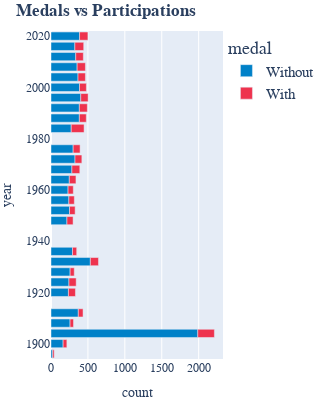

Write notebook code for a chart like this one.
### Code cell
fig = px.bar(df, x="count", y="year", color="medal", title="<b>Medals vs Participations", width=300, height=400, orientation='h',
             color_discrete_map={'With': '#EE334E', 'Without': '#0081C8'})


fig.update_layout(font_family= 'Cabin',autosize = False, 
                      legend=dict(yanchor="top", xanchor="left", font=dict(size=15)),
                      margin=dict(l=1, r=2, b=20, t=31, pad=0))


fig.show()

### Figure 1 — Plotly figure (JSON) as saved in the notebook; plotly's stock layout.template omitted (floating-point values rounded to 4 significant figures)
{"data": [{"alignmentgroup": "True", "hovertemplate": "medal=Without<br>count=%{x}<br>year=%{y}<extra></extra>", "legendgroup": "Without", "marker": {"color": "#0081C8", "pattern": {"shape": ""}}, "name": "Without", "offsetgroup": "Without", "orientation": "h", "showlegend": true, "textposition": "auto", "type": "bar", "x": [23, 164, 1988, 258, 370, 236, 243, 259, 533, 291, 216, 251, 242, 231, 248, 283, 325, 300, 274, 384, 384, 403, 386, 366, 354, 335, 323, 387], "xaxis": "x", "y": [1896, 1900, 1904, 1908, 1912, 1920, 1924, 1928, 1932, 1936, 1948, 1952, 1956, 1960, 1964, 1968, 1972, 1976, 1984, 1988, 1992, 1996, 2000, 2004, 2008, 2012, 2016, 2020], "yaxis": "y"}, {"alignmentgroup": "True", "hovertemplate": "medal=With<br>count=%{x}<br>year=%{y}<extra></extra>", "legendgroup": "With", "marker": {"color": "#EE334E", "pattern": {"shape": ""}}, "name": "With", "offsetgroup": "With", "orientation": "h", "showlegend": true, "textposition": "auto", "type": "bar", "x": [20, 51, 225, 47, 64, 95, 98, 56, 110, 57, 83, 76, 74, 71, 90, 107, 93, 94, 174, 94, 108, 100, 93, 100, 112, 103, 120, 113], "xaxis": "x", "y": [1896, 1900, 1904, 1908, 1912, 1920, 1924, 1928, 1932, 1936, 1948, 1952, 1956, 1960, 1964, 1968, 1972, 1976, 1984, 1988, 1992, 1996, 2000, 2004, 2008, 2012, 2016, 2020], "yaxis": "y"}], "layout": {"autosize": false, "barmode": "relative", "font": {"family": "Cabin"}, "height": 400, "legend": {"font": {"size": 15}, "title": {"text": "medal"}, "tracegroupgap": 0, "xanchor": "left", "yanchor": "top"}, "margin": {"b": 20, "l": 1, "pad": 0, "r": 2, "t": 31}, "title": {"text": "<b>Medals vs Participations"}, "width": 300, "xaxis": {"anchor": "y", "domain": [0, 1], "title": {"text": "count"}}, "yaxis": {"anchor": "x", "domain": [0, 1], "title": {"text": "year"}}}}
